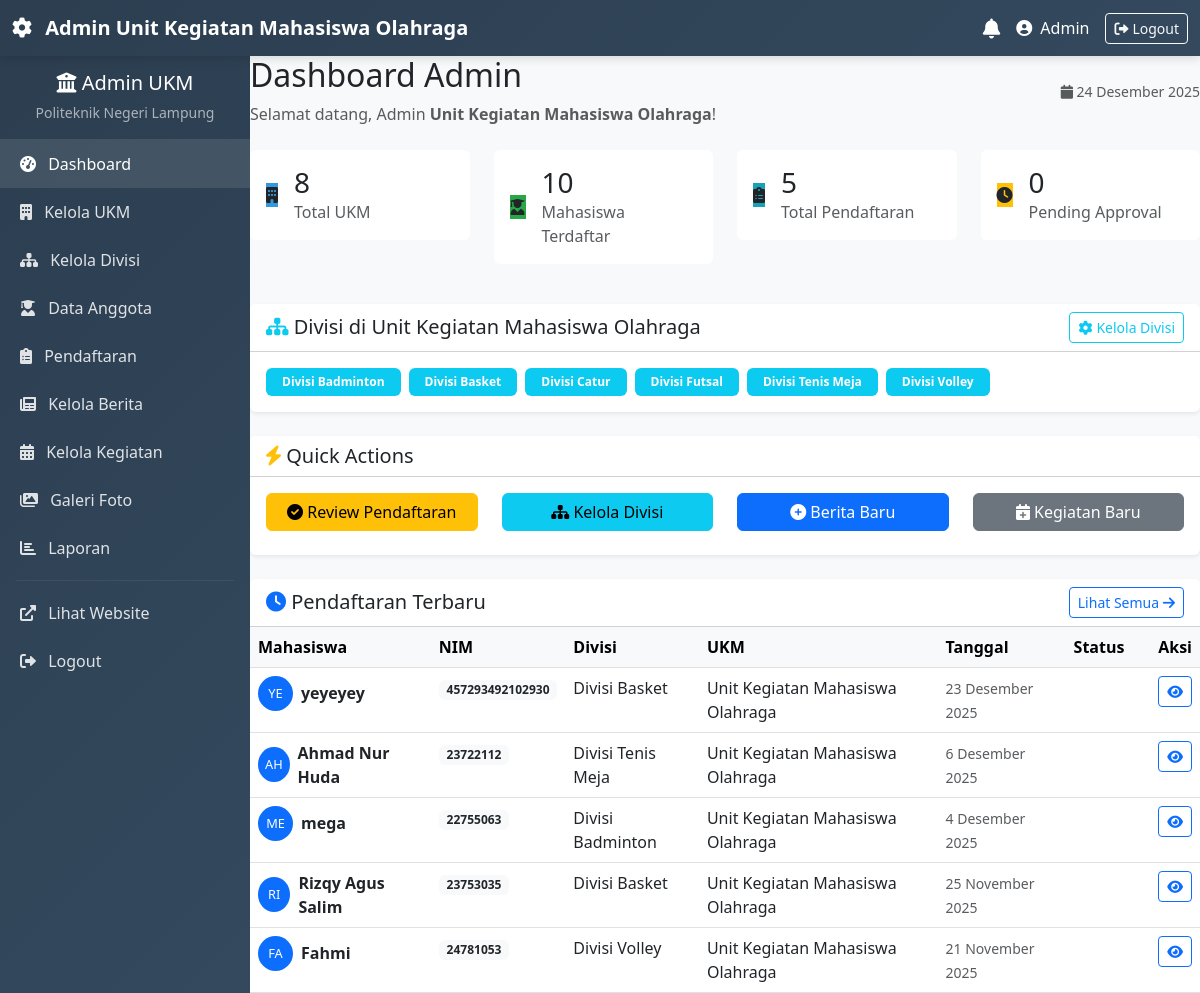
The app's page /admin/dashboard.php (signed in) with its own data.
### tables this page shows
CREATE TABLE `pendaftaran` (
  `id` int(11) NOT NULL,
  `mahasiswa_id` int(11) DEFAULT NULL,
  `ukm_id` int(11) DEFAULT NULL,
  `divisi_id` int(11) DEFAULT NULL,
  `tanggal_daftar` timestamp NOT NULL DEFAULT current_timestamp(),
  `alasan_bergabung` text DEFAULT NULL,
  `pengalaman_organisasi` text DEFAULT NULL,
  `status` enum('pending','diterima','ditolak') DEFAULT 'pending',
  `diproses_oleh` int(11) DEFAULT NULL,
  `tanggal_diproses` datetime DEFAULT NULL,
  `catatan_admin` text DEFAULT NULL,
  `created_at` timestamp NOT NULL DEFAULT current_timestamp(),
  `status_keanggotaan` enum('aktif','tidak_aktif','cuti','dikeluarkan') NOT NULL DEFAULT 'aktif',
  `kta_number` varchar(50) DEFAULT NULL
);

CREATE TABLE `mahasiswa` (
  `id` int(11) NOT NULL,
  `nim` varchar(20) NOT NULL,
  `nama` varchar(100) NOT NULL,
  `email` varchar(100) NOT NULL,
  `no_telepon` varchar(20) DEFAULT NULL,
  `jurusan` varchar(100) DEFAULT NULL,
  `angkatan` year(4) DEFAULT NULL,
  `alamat` text DEFAULT NULL,
  `foto` varchar(255) DEFAULT NULL,
  `password` varchar(255) NOT NULL,
  `created_at` timestamp NOT NULL DEFAULT current_timestamp(),
  `status_akun` enum('aktif','nonaktif') DEFAULT 'aktif',
  `ukm_id` int(11) DEFAULT NULL,
  `status_ukm` enum('menunggu','diterima','ditolak') DEFAULT 'menunggu'
);

CREATE TABLE `divisi` (
  `id` int(11) NOT NULL,
  `ukm_id` int(11) NOT NULL,
  `nama_divisi` varchar(100) NOT NULL,
  `deskripsi` text DEFAULT NULL,
  `created_at` timestamp NOT NULL DEFAULT current_timestamp(),
  `updated_at` timestamp NOT NULL DEFAULT current_timestamp() ON UPDATE current_timestamp()
);

CREATE TABLE `ukm` (
  `id` int(11) NOT NULL,
  `nama_ukm` varchar(100) NOT NULL,
  `deskripsi` text DEFAULT NULL,
  `tahun_berdiri` date DEFAULT NULL,
  `kategori_id` int(11) DEFAULT NULL,
  `logo` varchar(255) DEFAULT NULL,
  `ketua_umum` varchar(100) DEFAULT NULL,
  `email` varchar(100) DEFAULT NULL,
  `no_telepon` varchar(20) DEFAULT NULL,
  `alamat_sekretariat` text DEFAULT NULL,
  `visi` text DEFAULT NULL,
  `misi` text DEFAULT NULL,
  `program_kerja` text DEFAULT NULL,
  `syarat_pendaftaran` text DEFAULT NULL,
  `status` enum('aktif','nonaktif') DEFAULT 'aktif',
  `max_anggota` int(11) DEFAULT 100,
  `biaya_pendaftaran` decimal(10,2) DEFAULT 0.00,
  `created_at` timestamp NOT NULL DEFAULT current_timestamp(),
  `updated_at` datetime DEFAULT NULL,
  `kontak` varchar(50) DEFAULT NULL,
  `admin_id` int(11) NOT NULL
);

### config/functions.php (called while the page is built, shortened)
<?php
function formatTanggal($tanggal) {
    $bulan = [
        1 => 'Januari', 2 => 'Februari', 3 => 'Maret', 4 => 'April',
        5 => 'Mei', 6 => 'Juni', 7 => 'Juli', 8 => 'Agustus',
        9 => 'September', 10 => 'Oktober', 11 => 'November', 12 => 'Desember'
    ];
    $split = explode('-', date('Y-n-j', strtotime($tanggal)));
    return $split[2] . ' ' . $bulan[(int)$split[1]] . ' ' . $split[0];
}

### admin/dashboard.php (the view, shortened to what this page needs)
<?php
require_once '../config/functions.php';
$database = new Database();
$db = $database->getConnection();
$ukm_id = null;
if ($_SESSION['user_role'] === 'superadmin') {
    $nama_ukm = "Semua UKM (Mode Admin - Super Admin)";
} else {
    $ukm_id = (int)$_SESSION['ukm_id'];
    $stmt_ukm = $db->prepare("SELECT nama_ukm FROM ukm WHERE id = :ukm_id");
    $stmt_ukm->bindParam(':ukm_id', $ukm_id, PDO::PARAM_INT);
    $stmt_ukm->execute();
    $nama_ukm = $stmt_ukm->fetchColumn() ?? "UKM Anda";
}
$stats = [
    'total_ukm' => $db->query("SELECT COUNT(*) FROM ukm")->fetchColumn(),
    'total_mahasiswa' => $db->query("SELECT COUNT(*) FROM mahasiswa")->fetchColumn(),
];
if ($ukm_id !== null) {
    $stmt = $db->prepare("SELECT COUNT(*) FROM pendaftaran WHERE ukm_id = :ukm_id");
    $stmt->bindParam(':ukm_id', $ukm_id, PDO::PARAM_INT);
    $stmt->execute();
    $stats['total_pendaftaran'] = $stmt->fetchColumn();
    $stmt2 = $db->prepare("SELECT COUNT(*) FROM pendaftaran WHERE ukm_id = :ukm_id AND status = 'pending'");
    $stmt2->bindParam(':ukm_id', $ukm_id, PDO::PARAM_INT);
    $stmt2->execute();
    $stats['pending_pendaftaran'] = $stmt2->fetchColumn();
} else {
    $stats['total_pendaftaran'] = $db->query("SELECT COUNT(*) FROM pendaftaran")->fetchColumn();
    $stats['pending_pendaftaran'] = $db->query("SELECT COUNT(*) FROM pendaftaran WHERE status = 'pending'")->fetchColumn();
}
$divisi_list = [];
if ($ukm_id !== null) {
    $stmt_div = $db->prepare("SELECT nama_divisi FROM divisi WHERE ukm_id = ? ORDER BY nama_divisi ASC");
    $stmt_div->bindParam(1, $ukm_id, PDO::PARAM_INT);
    $stmt_div->execute();
    $divisi_list = $stmt_div->fetchAll(PDO::FETCH_COLUMN);
}
if ($ukm_id !== null) {
    $query = "SELECT p.id, p.status, p.created_at, m.nama, m.nim, u.nama_ukm, d.nama_divisi FROM pendaftaran p JOIN mahasiswa m ON p.mahasiswa_id = m.id JOIN ukm u ON p.ukm_id = u.id LEFT JOIN divisi d ON p.divisi_id = d.id WHERE p.ukm_id = :ukm_id ORDER BY p.created_at DESC LIMIT 10";
    $stmt = $db->prepare($query);
    $stmt->bindParam(':ukm_id', $ukm_id, PDO::PARAM_INT);
} else {
    $query = "SELECT p.id, p.status, p.created_at, m.nama, m.nim, u.nama_ukm, d.nama_divisi FROM pendaftaran p JOIN mahasiswa m ON p.mahasiswa_id = m.id JOIN ukm u ON p.ukm_id = u.id LEFT JOIN divisi d ON p.divisi_id = d.id ORDER BY p.created_at DESC LIMIT 10";
    $stmt = $db->prepare($query);
}
$stmt->execute();
$recent_pendaftaran = $stmt->fetchAll(PDO::FETCH_ASSOC);
function getStatusBadge(string $status): string {
    $status = strtolower($status);
    $class = match($status) {
        'pending' => 'badge-pending text-dark',
        'diterima' => 'badge-diterima text-white',
        'ditolak' => 'badge-ditolak text-white',
        default => 'bg-secondary text-white'
    };
    return "<span class=\"badge {$class}\">" . ucfirst($status) . "</span>";
}
?>
<?php include 'layout.php'; ?>
<div class="d-flex justify-content-between align-items-center mb-4">
    <div>
        <h2>Dashboard Admin</h2>
        <p class="text-muted mb-0">
            Selamat datang,
            <?= ($_SESSION['user_role'] === 'superadmin') ? '<strong>Super Admin</strong>' : 'Admin'; ?>
            <strong><?= htmlspecialchars($nama_ukm) ?></strong>!
        </p>
    </div>
    <div class="text-end">
        <small class="text-muted">
            <i class="fas fa-calendar"></i> <?= formatTanggal(date('Y-m-d')) ?>
        </small>
    </div>
</div>
<div class="row mb-4">
    <div class="col-lg-3 col-md-6 mb-3">
        <div class="card stat-card border-0">
            <div class="card-body">
                <div class="d-flex align-items-center">
                    <div class="stat-icon" style="background: #3498db;"><i class="fas fa-building"></i></div>
                    <div class="ms-3">
                        <h3 class="mb-0"><?= $stats['total_ukm'] ?></h3>
                        <p class="text-muted mb-0">Total UKM</p>
                    </div>
                </div>
            </div>
        </div>
    </div>
    <div class="col-lg-3 col-md-6 mb-3">
        <div class="card stat-card border-0">
            <div class="card-body">
                <div class="d-flex align-items-center">
                    <div class="stat-icon" style="background: #28a745;"><i class="fas fa-user-graduate"></i></div>
                    <div class="ms-3">
                        <h3 class="mb-0"><?= $stats['total_mahasiswa'] ?></h3>
                        <p class="text-muted mb-0">Mahasiswa Terdaftar</p>
                    </div>
                </div>
            </div>
        </div>
    </div>
    <div class="col-lg-3 col-md-6 mb-3">
        <div class="card stat-card border-0">
            <div class="card-body">
                <div class="d-flex align-items-center">
                    <div class="stat-icon" style="background: #17a2b8;"><i class="fas fa-clipboard-list"></i></div>
                    <div class="ms-3">
                        <h3 class="mb-0"><?= $stats['total_pendaftaran'] ?></h3>
                        <p class="text-muted mb-0">Total Pendaftaran</p>
                    </div>
                </div>
            </div>
        </div>
    </div>
    <div class="col-lg-3 col-md-6 mb-3">
        <div class="card stat-card border-0">
            <div class="card-body">
                <div class="d-flex align-items-center">
                    <div class="stat-icon" style="background: #ffc107;"><i class="fas fa-clock"></i></div>
                    <div class="ms-3">
                        <h3 class="mb-0"><?= $stats['pending_pendaftaran'] ?></h3>
                        <p class="text-muted mb-0">Pending Approval</p>
                    </div>
                </div>
            </div>
        </div>
    </div>
</div>
<?php if ($ukm_id !== null): ?>
    <div class="row mb-4">
        <div class="col-12">
            <div class="card border-0 shadow-sm">
                <div class="card-header bg-white d-flex justify-content-between align-items-center">
                    <h5 class="mb-0"><i class="fas fa-sitemap text-info"></i> Divisi di <?= htmlspecialchars($nama_ukm) ?></h5>
                    <a href="kelola_divisi.php" class="btn btn-sm btn-outline-info">
                        <i class="fas fa-cog me-1"></i>Kelola Divisi
                    </a>
                </div>
                <div class="card-body">
                    <?php if (empty($divisi_list)): ?>
                        <p class="text-muted mb-0">
                            <i class="fas fa-info-circle me-1"></i>
                            Belum ada divisi.
                            <a href="kelola_divisi.php" class="text-decoration-underline">Tambahkan sekarang</a>.
                        </p>
                    <?php else: ?>
                        <div class="d-flex flex-wrap gap-2">
                            <?php foreach ($divisi_list as $nama_divisi): ?>
                                <span class="badge bg-info text-white px-3 py-2"><?= htmlspecialchars($nama_divisi) ?></span>
                            <?php endforeach; ?>
                        </div>
                    <?php endif; ?>
                </div>
            </div>
        </div>
    </div>
<?php endif; ?>
<div class="row mb-4">
    <div class="col-12">
        <div class="card border-0 shadow-sm">
            <div class="card-header bg-white">
                <h5 class="mb-0"><i class="fas fa-bolt text-warning"></i> Quick Actions</h5>
            </div>
            <div class="card-body">
                <div class="row">
                    <div class="col-md-3 mb-2">
                        <a href="kelola_pendaftaran.php" class="btn btn-warning w-100">
                            <i class="fas fa-check-circle"></i> Review Pendaftaran
                        </a>
                    </div>
                    <?php if ($_SESSION['user_role'] !== 'superadmin'): ?>
                        <div class="col-md-3 mb-2">
                            <a href="kelola_divisi.php" class="btn btn-info w-100">
                                <i class="fas fa-sitemap"></i> Kelola Divisi
                            </a>
                        </div>
                        <div class="col-md-3 mb-2">
                            <a href="kelola_berita.php" class="btn btn-primary w-100">
                                <i class="fas fa-plus-circle"></i> Berita Baru
                            </a>
                        </div>
                        <div class="col-md-3 mb-2">
                            <a href="kelola_kegiatan.php" class="btn btn-secondary w-100">
                                <i class="fas fa-calendar-plus"></i> Kegiatan Baru
                            </a>
                        </div>
                    <?php endif; ?>
                </div>
            </div>
        </div>
    </div>
</div>
<div class="row">
    <div class="col-12">
        <div class="card border-0 shadow-sm">
            <div class="card-header bg-white d-flex justify-content-between align-items-center">
                <h5 class="mb-0"><i class="fas fa-clock text-primary"></i> Pendaftaran Terbaru</h5>
                <a href="kelola_pendaftaran.php" class="btn btn-sm btn-outline-primary">
                    Lihat Semua <i class="fas fa-arrow-right"></i>
                </a>
            </div>
            <div class="card-body p-0">
                <div class="table-responsive">
                    <table class="table table-hover mb-0">
                        <thead class="table-light">
                            <tr>
                                <th>Mahasiswa</th>
                                <th>NIM</th>
                                <th>Divisi</th>
                                <th>UKM</th>
                                <th>Tanggal</th>
                                <th>Status</th>
                                <th>Aksi</th>
                            </tr>
                        </thead>
                        <tbody>
                            <?php if (empty($recent_pendaftaran)): ?>
                                <tr>
                                    <td colspan="7" class="text-center py-4 text-muted">
                                        <i class="fas fa-inbox fa-2x mb-2"></i><br>
                                        Belum ada pendaftaran
                                    </td>
                                </tr>
                            <?php else: ?>
                                <?php foreach ($recent_pendaftaran as $p): ?>
                                    <?php
                                    $divisi_tampil = !empty($p['nama_divisi']) ? htmlspecialchars($p['nama_divisi']) : '<span class="text-muted">Umum</span>';
                                    ?>
                                    <tr>
                                        <td>
                                            <div class="d-flex align-items-center">
                                                <div class="bg-primary text-white rounded-circle d-flex align-items-center justify-content-center" style="width: 35px; height: 35px; font-size: 0.8rem;">
                                                    <?= strtoupper(substr(htmlspecialchars($p['nama']), 0, 2)) ?>
                                                </div>
                                                <div class="ms-2 fw-bold"><?= htmlspecialchars($p['nama']) ?></div>
                                            </div>
                                        </td>
                                        <td><span class="badge bg-light text-dark"><?= htmlspecialchars($p['nim']) ?></span></td>
                                        <td><?= $divisi_tampil ?></td>
                                        <td><?= htmlspecialchars($p['nama_ukm']) ?></td>
                                        <td><small class="text-muted"><?= formatTanggal($p['created_at']) ?></small></td>
                                        <td><?= getStatusBadge($p['status']) ?></td>
                                        <td>
                                            <div class="btn-group btn-group-sm">
                                                <a href="kelola_pendaftaran.php?action=view&id=<?= $p['id'] ?>" class="btn btn-outline-primary" title="Lihat Detail">
                                                    <i class="fas fa-eye"></i>
                                                </a>
                                            </div>
                                        </td>
                                    </tr>
                                <?php endforeach; ?>
                            <?php endif; ?>
                        </tbody>
                    </table>
                </div>
            </div>
        </div>
    </div>
</div>
<?php include 'footer.php'; ?>

### admin/layout.php (style rules this page uses)
body { overflow: hidden; }

### records on screen
pendaftaran: mahasiswa.nama "YE", mahasiswa.nama "yeyeyey", mahasiswa.nim "457293492102930", divisi.nama_divisi "Divisi Basket", ukm.nama_ukm "Unit Kegiatan Mahasiswa Olahraga", created_at "23 Desember 2025"
pendaftaran: mahasiswa.nama "AH", mahasiswa.nama "Ahmad Nur Huda", mahasiswa.nim "23722112", divisi.nama_divisi "Divisi Tenis Meja", ukm.nama_ukm "Unit Kegiatan Mahasiswa Olahraga", created_at "6 Desember 2025"
pendaftaran: mahasiswa.nama "ME", mahasiswa.nama "mega", mahasiswa.nim "22755063", divisi.nama_divisi "Divisi Badminton", ukm.nama_ukm "Unit Kegiatan Mahasiswa Olahraga", created_at "4 Desember 2025"
pendaftaran: mahasiswa.nama "RI", mahasiswa.nama "Rizqy Agus Salim", mahasiswa.nim "23753035", divisi.nama_divisi "Divisi Basket", ukm.nama_ukm "Unit Kegiatan Mahasiswa Olahraga", created_at "25 November 2025"
pendaftaran: mahasiswa.nama "FA", mahasiswa.nama "Fahmi", mahasiswa.nim "24781053", divisi.nama_divisi "Divisi Volley", ukm.nama_ukm "Unit Kegiatan Mahasiswa Olahraga", created_at "21 November 2025"

### other values on screen
$nama_ukm "Unit Kegiatan Mahasiswa Olahraga"
$_SESSION['user_name'] "Admin"
$stats['total_ukm'] "8"
$stats['total_mahasiswa'] "10"
$stats['total_pendaftaran'] "5"
$stats['pending_pendaftaran'] "0"
$nama_divisi "Divisi Badminton"
$nama_divisi "Divisi Basket"
$nama_divisi "Divisi Catur"
$nama_divisi "Divisi Futsal"
$nama_divisi "Divisi Tenis Meja"
$nama_divisi "Divisi Volley"
